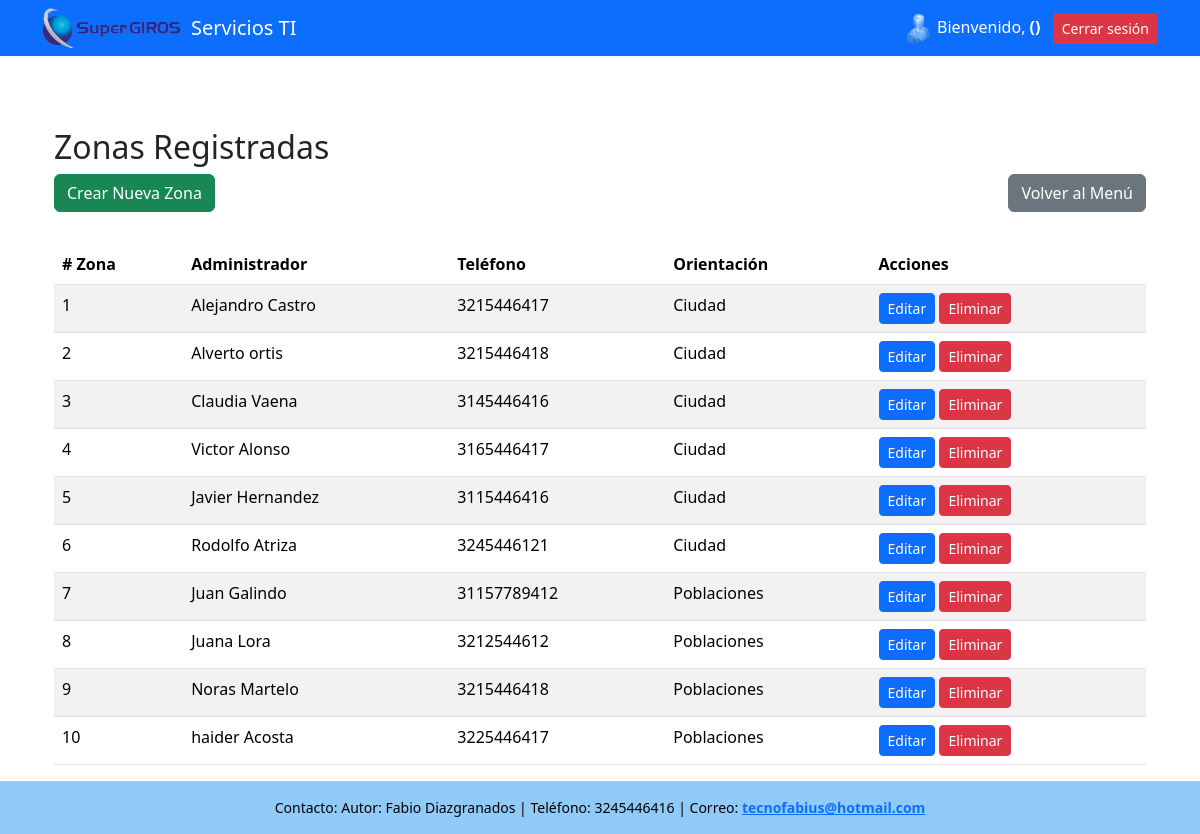
The page /zonas/ (signed in) on the database its author committed.
### servicios_ti/models.py (models this page shows, shortened)
class Zona(models.Model):
    ORIENTACION = [
        ('ciudad', 'Ciudad'),
        ('poblaciones', 'Poblaciones'),
    ]
    numero_zona = models.PositiveIntegerField(unique=True)
    nombre_admin_zona = models.CharField(max_length=255)
    apellido_admin_zona = models.CharField(max_length=255)
    telefono = models.CharField(max_length=15)
    orientacion = models.CharField(max_length=20, choices=ORIENTACION)

### servicios_ti/views.py (the view)
# urls.py: path('zonas/', views.lista_zonas, name='lista_zonas'),
def lista_zonas(request):
    if 'usuario_id' not in request.session:
        return redirect('login')
    zonas = Zona.objects.all()
    return render(request, 'lista_zonas.html', {'zonas': zonas})

### servicios_ti/templates/lista_zonas.html
{% extends "base.html" %}
{% block content %}
<div class="container mt-5">
    <h2>Zonas Registradas</h2>
    <div class="d-flex justify-content-between mb-3">
        <a href="{% url 'crear_zona' %}" class="btn btn-success mb-3">Crear Nueva Zona</a>
        <a href="{% url 'menu' %}" class="btn btn-secondary mb-3">Volver al Menú</a>
    </div>
    <table class="table table-striped">
        <thead>
            <tr>
                <th># Zona</th>
                <th>Administrador</th>
                <th>Teléfono</th>
                <th>Orientación</th>
                <th>Acciones</th>
            </tr>
        </thead>
        <tbody>
            {% for zona in zonas %}
            <tr>
                <td>{{ zona.numero_zona }}</td>
                <td>{{ zona.nombre_admin_zona }} {{ zona.apellido_admin_zona }}</td>
                <td>{{ zona.telefono }}</td>
                <td>{{ zona.get_orientacion_display }}</td>
                <td>
                    <a href="{% url 'editar_zona' zona.id %}" class="btn btn-primary btn-sm">Editar</a>
                    <a href="{% url 'eliminar_zona' zona.id %}" class="btn btn-danger btn-sm">Eliminar</a>
                </td>
            </tr>
            {% endfor %}
        </tbody>
    </table>
</div>
{% endblock %}

### servicios_ti/templates/base.html (style rules this page uses)
html, body { height: 100%; margin: 0; }

### rows shown on the page
Zona: numero_zona "1", nombre_admin_zona "Alejandro", apellido_admin_zona "Castro", telefono "3215446417", orientacion "Ciudad"
Zona: numero_zona "2", nombre_admin_zona "Alverto", apellido_admin_zona "ortis", telefono "3215446418", orientacion "Ciudad"
Zona: numero_zona "3", nombre_admin_zona "Claudia", apellido_admin_zona "Vaena", telefono "3145446416", orientacion "Ciudad"
Zona: numero_zona "4", nombre_admin_zona "Victor", apellido_admin_zona "Alonso", telefono "3165446417", orientacion "Ciudad"
Zona: numero_zona "5", nombre_admin_zona "Javier", apellido_admin_zona "Hernandez", telefono "3115446416", orientacion "Ciudad"
Zona: numero_zona "6", nombre_admin_zona "Rodolfo", apellido_admin_zona "Atriza", telefono "3245446121", orientacion "Ciudad"
Zona: numero_zona "7", nombre_admin_zona "Juan", apellido_admin_zona "Galindo", telefono "31157789412", orientacion "Poblaciones"
Zona: numero_zona "8", nombre_admin_zona "Juana", apellido_admin_zona "Lora", telefono "3212544612", orientacion "Poblaciones"
Zona: numero_zona "9", nombre_admin_zona "Noras", apellido_admin_zona "Martelo", telefono "3215446418", orientacion "Poblaciones"
Zona: numero_zona "10", nombre_admin_zona "haider", apellido_admin_zona "Acosta", telefono "3225446417", orientacion "Poblaciones"
